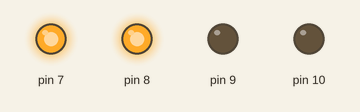
Simulated run of this sketch. Board: Arduino Uno, built with avr-gcc and run on an emulated ATmega328P. Shown: output pins drawn as LEDs (lit = HIGH). What the sketch prints to the serial monitor is not drawn.

Above: at 0.1 s.
Timing chart, 0 to 1.6 s (numbered marks = the images above):
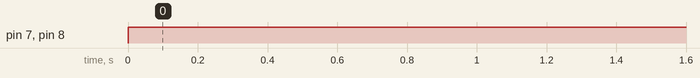

The sketch:

arduino.ino
```cpp
char leftMode  = 1;
char rightMode = 1;
char leftPWM   = 0;
char rightPWM  = 0;

// Initialization
void setup()
{
  pinMode( 9, OUTPUT);
  pinMode( 7, OUTPUT);
  pinMode(10, OUTPUT);
  pinMode( 8, OUTPUT);

  Serial.begin(115200);          // Baudrate = 115200
  Serial.flush();                // Flush buffer

  Serial.write('O');
}

// Main loop
void loop()
{
  SCmode();

  digitalWrite( 7, leftMode );
  analogWrite ( 9, leftPWM  );
  digitalWrite( 8, rightMode);
  analogWrite (10, rightPWM );

  //if(leftPWM > 0) {
  //  leftPWM--;
  //}
  //if(rightPWM >0) {
  //  rightPWM--;
  //}
}

// Discussion for serial communication
void SCmode()
{
  if(Serial.available() >= 5)
  {
    char serialSecurity = Serial.read();
    if(serialSecurity == '$')
    {
      leftMode  = Serial.read();
      leftPWM   = Serial.read();
      rightMode = Serial.read();
      rightPWM  = Serial.read();
    }
  }
}
```

Measured:
- by itself, pin 7, pin 8: LOW → HIGH at 0.00 s
